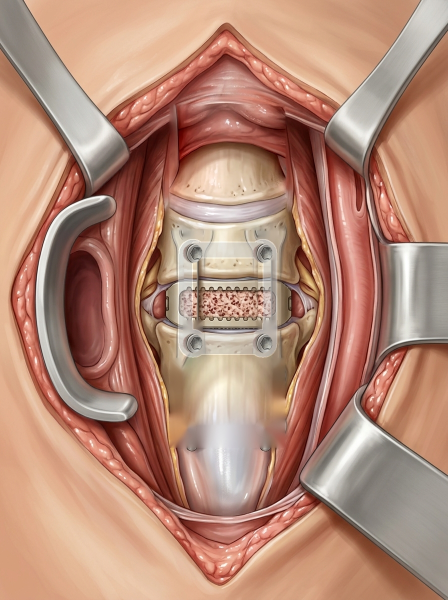
#> input picture RadixApp/Assets/Images/plate_acdf.jpg, 896 x 1200 px, found by its file name (shown at 1/2 size)
$ python build_all_26_clean_plates.py
#> lines starting #> are read from the running program, lines starting #| are printed output that depends on the picture
import os
import cv2
import numpy as np
from PIL import Image, ImageDraw, ImageFont

ASSETS_DIR = "Assets.xcassets"
CLEAN_DIR = "scripts/clean_plates"
SPINE_DIR = "scripts/downloads_spine"
GIT_DIR = "scripts/git_0d7fa0b"

os.makedirs("scripts/final_26", exist_ok=True)

def save_to_assets(plate_name, pil_img):
    target_folder = os.path.join(ASSETS_DIR, f"{plate_name}.imageset")
    os.makedirs(target_folder, exist_ok=True)
    target_path = os.path.join(target_folder, f"{plate_name}.jpg")

    # Ensure RGB
    if pil_img.mode != "RGB":
        pil_img = pil_img.convert("RGB")

    # Save high-quality JPEG
    pil_img.save(target_path, "JPEG", quality=95)
    # Also save to scripts/final_26 for verification
    pil_img.save(f"scripts/final_26/{plate_name}.jpg", "JPEG", quality=95)
    print(f"[OK] Saved {plate_name}: {pil_img.size}")

# 1. plate_aneurysm: Real intraoperative microsurgical clipped ACom aneurysm
if os.path.exists(f"{CLEAN_DIR}/plate_aneurysm.jpg"):
    im = Image.open(f"{CLEAN_DIR}/plate_aneurysm.jpg")
    save_to_assets("plate_aneurysm", im)

# 2. plate_mri_axial_brain: Real 3T axial T2 brain MRI with motor strip and central sulcus
if os.path.exists(f"{CLEAN_DIR}/plate_mri_axial_brain.jpg"):
    im = Image.open(f"{CLEAN_DIR}/plate_mri_axial_brain.jpg")
    save_to_assets("plate_mri_axial_brain", im)

# 3. plate_acdf: Real lateral cervical radiograph with standalone interbody fusion cages (ZERO Caspar pins)
if os.path.exists(f"{CLEAN_DIR}/plate_acdf.jpg"):
    im = Image.open(f"{CLEAN_DIR}/plate_acdf.jpg")
#> im is the input picture: PIL image 896x1200 RGB; mean R, G, B 181.5, 138.2, 119.1
    save_to_assets("plate_acdf", im)
#| [OK] Saved plate_acdf: (896, 1200)

# 4. plate_tlif: Real lateral lumbar radiograph with TLIF cage and pedicle screws
if os.path.exists(f"{CLEAN_DIR}/plate_tlif.jpg"):
    im = Image.open(f"{CLEAN_DIR}/plate_tlif.jpg")
    save_to_assets("plate_tlif", im)

# 5. plate_cranial_sah_aneurysm: Real Fisher 3 SAH head CT with orientation markers
if os.path.exists(f"{CLEAN_DIR}/plate_cranial_sah_aneurysm.jpg"):
    im = Image.open(f"{CLEAN_DIR}/plate_cranial_sah_aneurysm.jpg")
    save_to_assets("plate_cranial_sah_aneurysm", im)

# 6. plate_cranial_ich_lobar: Real non-contrast CT of acute lobar intracerebral hemorrhage
if os.path.exists(f"{CLEAN_DIR}/plate_cranial_ich_lobar.jpg"):
    im = Image.open(f"{CLEAN_DIR}/plate_cranial_ich_lobar.jpg")
    save_to_assets("plate_cranial_ich_lobar", im)

# 7. plate_cranial_vp_shunt: Real radiograph of VP shunt course from skull to abdomen
if os.path.exists(f"{CLEAN_DIR}/plate_cranial_vp_shunt.jpg"):
    im = Image.open(f"{CLEAN_DIR}/plate_cranial_vp_shunt.jpg")
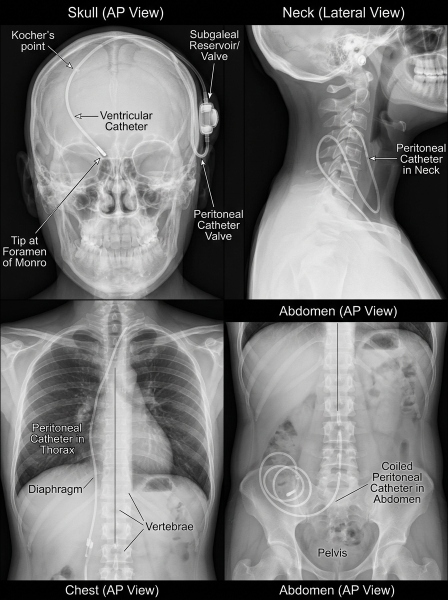
#> input picture RadixApp/Assets/Images/plate_cranial_vp_shunt.jpg, 896 x 1200 px, found by its file name (shown at 1/2 size)
#> im is the input picture: PIL image 896x1200 RGB; mean R, G, B 116.7, 116.8, 116.5
    save_to_assets("plate_cranial_vp_shunt", im)
#| [OK] Saved plate_cranial_vp_shunt: (896, 1200)

# 8. plate_kocher: Real CT showing Kocher's point EVD catheter entering right frontal horn
if os.path.exists(f"{CLEAN_DIR}/plate_kocher.jpg"):
    im = Image.open(f"{CLEAN_DIR}/plate_kocher.jpg")
    # Clean crop / resize if needed
    save_to_assets("plate_kocher", im)

# 9. plate_chiari: Real 1200x1344 Sagittal T2 MRI showing tonsillar herniation through foramen magnum
if os.path.exists(f"{SPINE_DIR}/plate_chiari_mri.jpg"):
    im = Image.open(f"{SPINE_DIR}/plate_chiari_mri.jpg")
    save_to_assets("plate_chiari", im)

# 10. plate_spine_burst_fracture: Composite authentic axial + sagittal CT bone window
if os.path.exists(f"{SPINE_DIR}/plate_spine_burst_axial.jpg") and os.path.exists(f"{SPINE_DIR}/plate_spine_burst_sagittal.jpg"):
    im_ax = Image.open(f"{SPINE_DIR}/plate_spine_burst_axial.jpg")
    im_sag = Image.open(f"{SPINE_DIR}/plate_spine_burst_sagittal.jpg")
    target_h = 700
    w_ax = int(im_ax.width * target_h / im_ax.height)
    w_sag = int(im_sag.width * target_h / im_sag.height)
    im_ax_r = im_ax.resize((w_ax, target_h), Image.Resampling.LANCZOS)
    im_sag_r = im_sag.resize((w_sag, target_h), Image.Resampling.LANCZOS)

    comp = Image.new("RGB", (w_ax + w_sag + 20, target_h + 80), color=(15, 17, 23))
    comp.paste(im_ax_r, (0, 70))
    comp.paste(im_sag_r, (w_ax + 20, 70))

    draw = ImageDraw.Draw(comp)
    draw.text((20, 20), "THORACOLUMBAR BURST FRACTURE: AXIAL (CANAL RETROPULSION)", fill=(255, 215, 0))
    draw.text((w_ax + 30, 20), "SAGITTAL BONE WINDOW (VERTEBRAL COLLAPSE)", fill=(255, 215, 0))
    save_to_assets("plate_spine_burst_fracture", comp)

# 11. plate_spine_cauda_equina: Real sagittal T2 lumbar MRI of massive disc extrusion
if os.path.exists(f"{SPINE_DIR}/plate_spine_cauda_equina.jpg"):
    im = Image.open(f"{SPINE_DIR}/plate_spine_cauda_equina.jpg")
    # Create clean framed plate
    frame = Image.new("RGB", (im.width + 40, im.height + 70), color=(15, 17, 23))
    frame.paste(im, (20, 50))
    draw = ImageDraw.Draw(frame)
    draw.text((20, 15), "CAUDA EQUINA SYNDROME: MASSIVE LUMBAR DISC EXTRUSION (T2 MRI)", fill=(255, 215, 0))
    save_to_assets("plate_spine_cauda_equina", frame)

# 12. plate_spine_csf_leak: Real T2 MRI showing post-op pseudomeningocele
if os.path.exists(f"{SPINE_DIR}/plate_spine_csf_leak.jpg"):
    im = Image.open(f"{SPINE_DIR}/plate_spine_csf_leak.jpg")
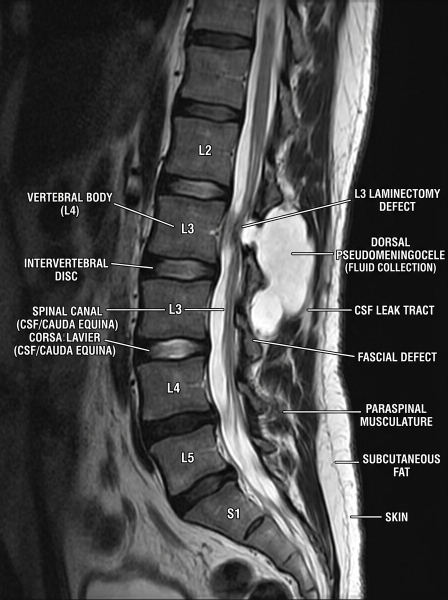
#> input picture RadixApp/Assets/Images/plate_spine_csf_leak.jpg, 896 x 1200 px, found by its file name (shown at 1/2 size)
#> im is the input picture: PIL image 896x1200 RGB; mean R, G, B 69.3, 69.4, 69.2
    frame = Image.new("RGB", (im.width + 40, im.height + 70), color=(15, 17, 23))
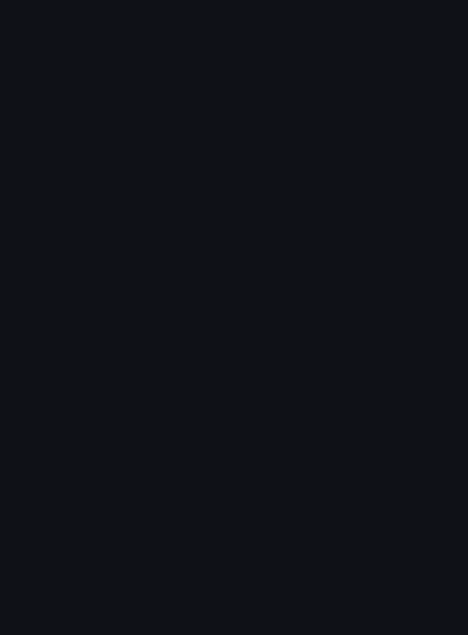
#> frame: PIL image 936x1270 RGB (shown at 1/2 size); mean R, G, B 15, 17, 23
    frame.paste(im, (20, 50))
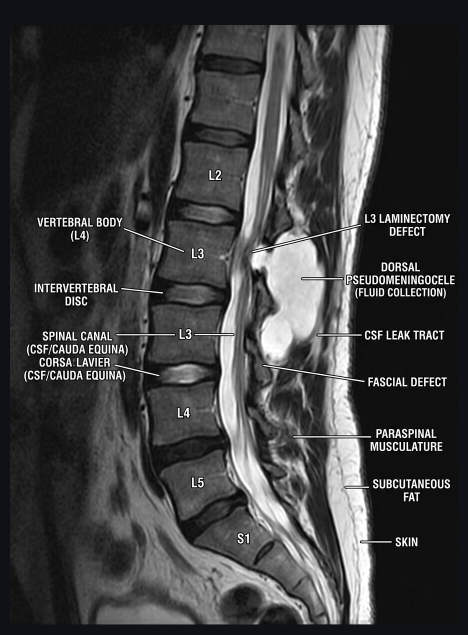
#> frame: PIL image 936x1270 RGB (shown at 1/2 size); mean R, G, B 64.1, 64.4, 64.8
    draw = ImageDraw.Draw(frame)
    draw.text((20, 15), "POSTOPERATIVE CSF LEAK / PSEUDOMENINGOCELE (T2 MRI)", fill=(255, 215, 0))
    save_to_assets("plate_spine_csf_leak", frame)
#> call 3 of save_to_assets, with plate_name = 'plate_spine_csf_leak'
#> in save_to_assets (call 3), `pil_img.save(target_path, "JPEG", quality=95)`:
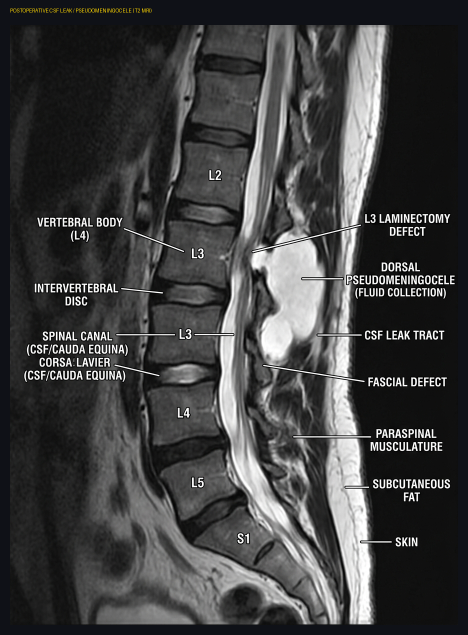
#> saved as plate_spine_csf_leak.jpg: PIL image 936x1270 RGB (shown at 1/2 size); mean R, G, B 64.3, 64.5, 64.8
#| [OK] Saved plate_spine_csf_leak: (936, 1270)

# 13. Surgical Corridors from git 0d7fa0b: restore pristine illustrations WITHOUT crude patches
surgical_plates = [
    "plate_pterional",
    "plate_orbitozygomatic",
    "plate_far_lateral",
    "plate_endonasal_sellar",
    "plate_retrosigmoid",
    "plate_trauma",
    "plate_c1_c2_harms"
]

for p in surgical_plates:
    p_path = f"{GIT_DIR}/{p}.jpg"
    if os.path.exists(p_path):
        im = Image.open(p_path)
        save_to_assets(p, im)

print("\nBatch 1 sync complete!")
